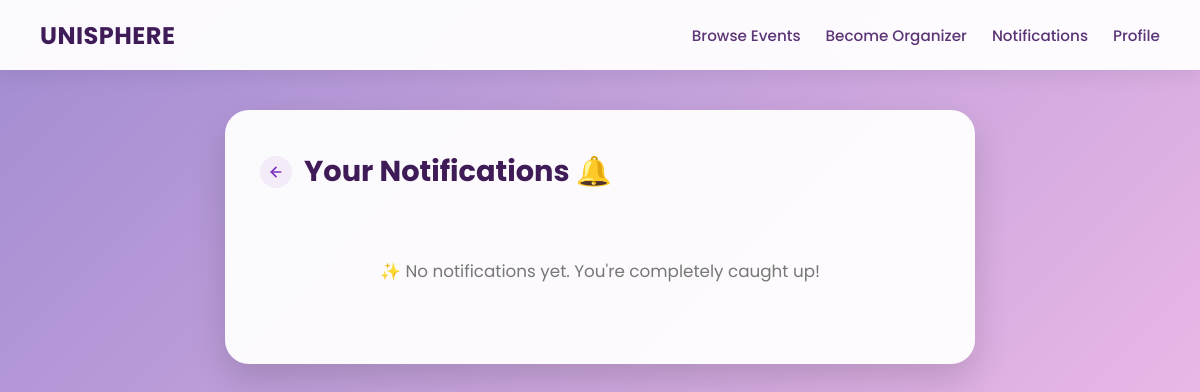
Before: /notifications (signed in) with the older database file.
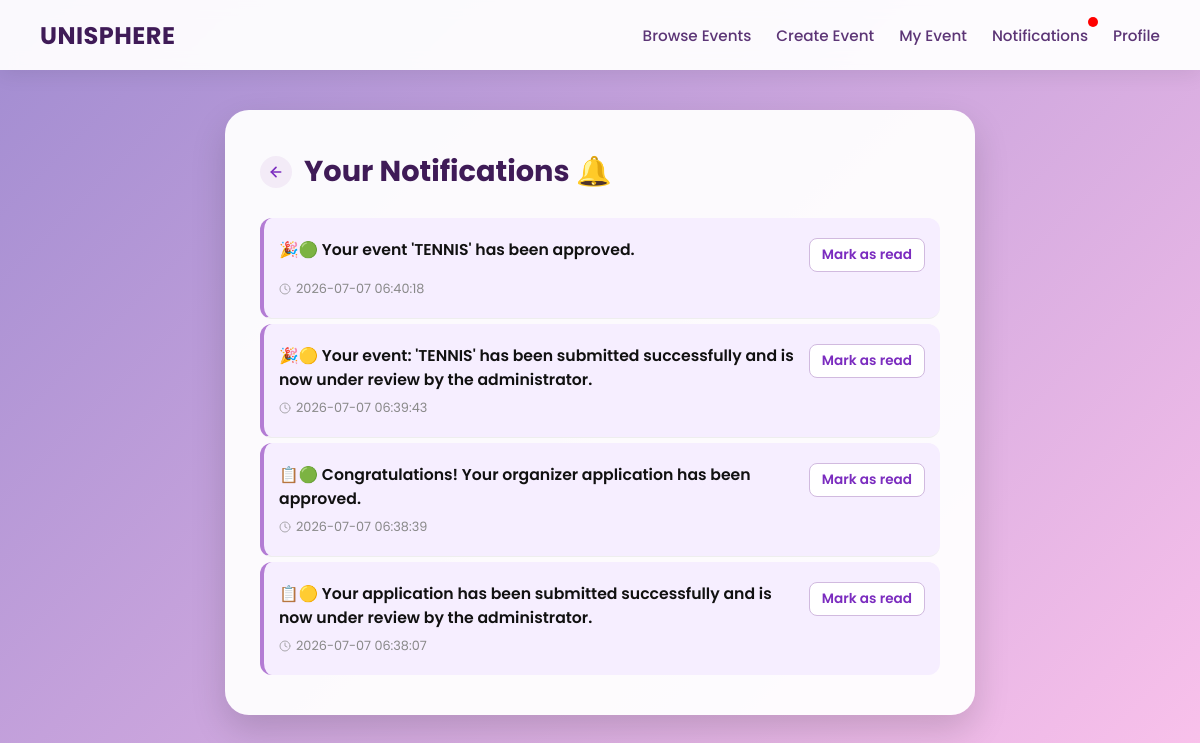
After: the same page with the newer database file.
### tables this page shows
CREATE TABLE notifications (
    id INTEGER PRIMARY KEY AUTOINCREMENT,
    student_id varchar(10) NOT NULL,
    message TEXT NOT NULL,
    type TEXT NOT NULL,
    is_read INTEGER DEFAULT 0,
    created_at TIMESTAMP DEFAULT CURRENT_TIMESTAMP, redirect TEXT,
    FOREIGN KEY (student_id) REFERENCES users_general(student_id)
);

### app.py (the view)
@app.route('/notifications')
def notifications():
    username = session.get('user')
    if not username:
        return redirect(url_for('login'))
    conn = get_db_connection()
    cursor = conn.cursor()
    cursor.execute("""
        SELECT student_id FROM users_general WHERE username = ?
    """, (username,))
    user = cursor.fetchone()
    if not user:
        conn.close()
        return "User not found"
    create_event_reminders(user["student_id"])
    cursor.execute("""
        SELECT * FROM notifications
        WHERE student_id = ?
        ORDER BY created_at DESC
    """, (user["student_id"],))
    notifications_list = cursor.fetchall()
    cursor.execute("""
        SELECT COUNT(*)
        FROM notifications
        WHERE student_id=? AND is_read=0
    """, (user["student_id"],))
    unread_notifications = cursor.fetchone()[0]
    conn.close()
    return render_template("notifications.html", notifications=notifications_list, unread_notifications=unread_notifications)

### app.py (called while the page is built, shortened)
def get_db_connection():
    conn = sqlite3.connect('database.db')
    conn.row_factory = sqlite3.Row
    conn.execute("PRAGMA foreign_keys = 1")
    return conn

def create_event_reminders(student_id):
    conn = get_db_connection()
    cursor = conn.cursor()
    cursor.execute("""
        SELECT
            e.event_id,
            e.event_name,
            e.start_date AS date,
            e.start_time AS time
        FROM event_registrations r
        JOIN events e
            ON r.event_id = e.event_id
        WHERE r.student_id = ?
    """, (student_id,))
    events = cursor.fetchall()
    today = datetime.today().date()
    tomorrow = today + timedelta(days=1)
    conn.commit()
    conn.close()

@app.context_processor
def inject_notifications():
    if 'student_id' not in session:
        return dict(unread_notifications=0)
    conn = get_db_connection()
    cursor = conn.cursor()
    cursor.execute("SELECT COUNT(*) AS total FROM notifications WHERE student_id = ? AND is_read = 0",
    (session['student_id'],))
    result = cursor.fetchone()
    conn.close()
    return dict(unread_notifications=result['total'])

### templates/notifications.html (shortened to what the changed rows need)
<!DOCTYPE html>
<html lang="en">
<head>
</head>
<body>
    <nav class="navbar">
        <div class="navbar-links">
            {% if session.get('role') == 'user' %}
                    <a href="/eventbrowsing">Browse Events</a>
                    <a href="/be_organizer">Become Organizer</a>
                    <a href="/notifications" class="notification-link">
                        Notifications
                    </a>
                    <a href="/user_dashboard">Profile</a>
                {% elif session.get('role') == 'organizer' %}
                    <a href="/eventbrowsing">Browse Events</a>
                    <a href="/createevent">Create Event</a>
                    <a href="/my_event">My Event</a>
                    <a href="/notifications" class="notification-link">
                        Notifications
                        {% if unread_notifications > 0 %}
                            <span class="notification-dot"></span>
                        {% endif %}
                    </a>
                    <a href="/user_dashboard">Profile</a>
                {% endif %}
        </div>
    </nav>
    <div class="container">
        <div class="title-wrapper">
            <h2>Your Notifications 🔔</h2>
        </div>
        {% if notifications %}
            {% for n in notifications %}
                <div class="notification {% if n['is_read'] == 0 %}unread{% else %}read{% endif %}">
                    <div class="notification-content">
                        <span class="msg-text">
                            {% if n['type'] == 'Confirmation' %}
                                ✅
                            {% elif n['type'] == 'Reminder' %}
                                ⏰
                            {% elif n['type'] == 'Cancellation' %}
                                ❌
                            {% elif n['type'] == 'Profile Updated' %}
                                👤
                            {% elif n['type'] == 'Email Changed' %}
                                📧
                            {% elif n['type'] == 'Password Changed' %}
                                🔐
                            {% elif n['type'] == 'Event Pending' %}
                                🎉🟡
                            {% elif n['type'] == 'Event Approved' %}
                                🎉🟢
                            {% elif n['type'] == 'Event Redo' %}
                                🎉🔵
                            {% elif n['type'] == 'Event Cancelled' %}
                                🎉📢❌️
                            {% elif n['type'] == 'Application Pending' %}
                                📋🟡
                            {% elif n['type'] == 'Application Approved' %}
                                📋🟢
                            {% elif n['type'] == 'Application Rejected' %}
                                📋🔴
                            {% endif %}
                            {{ n['message'] }}
                        </span>
                        <div style="display:flex; align-items:center; gap:10px; flex-shrink:0;">
                            {% if n['is_read'] == 0 %}
                                <a class="mark-read" href="{{ url_for('mark_all_notifications_read', notification_id=n['id']) }}">
                                    Mark as read
                                </a>
                            {% endif %}
                        </div>
                    </div>
                    <div class="notification-meta">
                        <svg xmlns="http://www.w3.org/2000/svg" width="12" height="12" viewBox="0 0 24 24" fill="none" stroke="currentColor" stroke-width="2" stroke-linecap="round" stroke-linejoin="round" style="opacity:0.7;">
                            <circle cx="12" cy="12" r="10"></circle>
                            <polyline points="12 6 12 12 16 14"></polyline>
                        </svg>
                        {{ n['created_at'] }}
                    </div>
                </div>
            {% endfor %}
        {% else %}
            <div class="empty">
                <p>✨ No notifications yet. You're completely caught up!</p>
            </div>
        {% endif %}
    </div>
</body>
</html>

Changed rows visible on the page:
added notifications: message "Your event 'TENNIS' has been approved.", created_at "2026-07-07 06:40:18"
added notifications: message "Your event: 'TENNIS' has been submitted successfully and is now under review by the administrator.", created_at "2026-07-07 06:39:43"
added notifications: message "Congratulations! Your organizer application has been approved.", created_at "2026-07-07 06:38:39"
added notifications: message "Your application has been submitted successfully and is now under review by the administrator.", created_at "2026-07-07 06:38:07"
Other visible differences:
text no longer shown: "Become Organizer ✨ No notifications yet. You're completely caught up!"
text now shown: "Create Event My Event"
